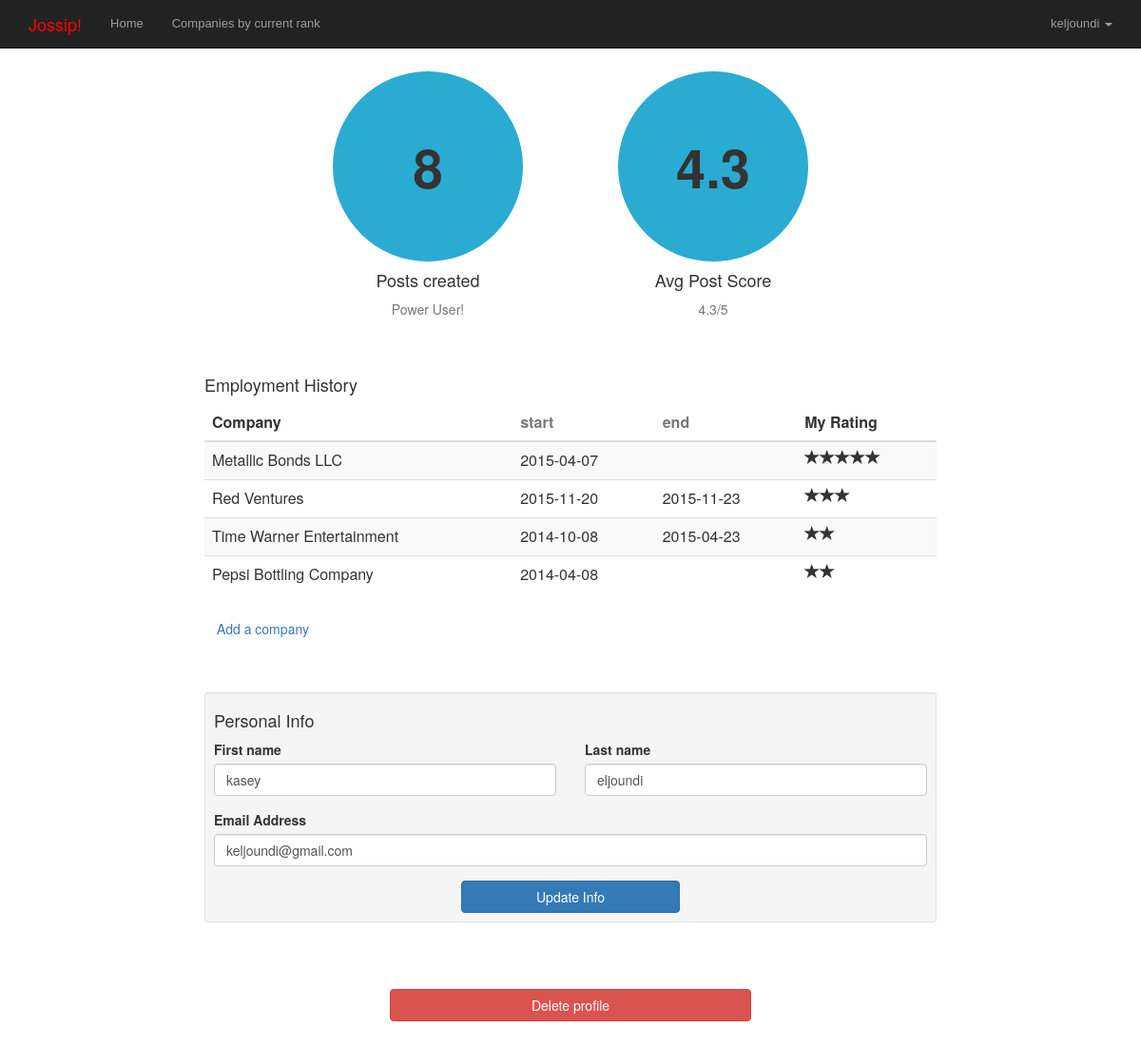
The app's page /profile.php (signed in) with its own data.
### tables this page shows
CREATE TABLE IF NOT EXISTS `employment_history` (
  `employment_record_id` int(11) NOT NULL,
  `fk_user_id` int(11) NOT NULL,
  `fk_company_id` int(11) NOT NULL,
  `start_date` date DEFAULT NULL,
  `end_date` date DEFAULT NULL,
  `company_rating` tinyint(4) NOT NULL
);

CREATE TABLE IF NOT EXISTS `company` (
  `company_id` int(8) NOT NULL,
  `company_name` varchar(50) NOT NULL,
  `company_description` varchar(500) DEFAULT NULL
);

CREATE TABLE IF NOT EXISTS `user` (
  `user_id` int(8) NOT NULL,
  `username` varchar(25) NOT NULL,
  `first_name` varchar(50) NOT NULL,
  `last_name` varchar(50) NOT NULL,
  `email` varchar(50) NOT NULL,
  `salt` varchar(255) NOT NULL,
  `password` varchar(255) NOT NULL,
  `registration_time` datetime NOT NULL DEFAULT CURRENT_TIMESTAMP
);

### resources/php/profileFunctions.php (called while the page is built, shortened)
<?php
function getUserInfo($userID){
    try {
        $mysqli = new mysqli("localhost", "root", "eqBZKHCd775HA2fS", "JobGossip");
        $userSQL = "SELECT `first_name`,`last_name`,`email` FROM `User` WHERE `user_id` = ? LIMIT 1";
        $stmt = $mysqli->prepare($userSQL);
        $stmt->bind_param('s', $userID);
        $stmt->execute();
        $result = $stmt->get_result();
    } catch (\Exception $e) {
        echo $e->getMessage(), PHP_EOL;
    }
    return $result;
}
function getCompanyHistory($userID){
    try {
        $mysqli = new mysqli("localhost", "root", "eqBZKHCd775HA2fS", "JobGossip");
        $historySQL = "SELECT `company_name`, `start_date`, `end_date`, `company_rating`
                        FROM `employment_history`
                        LEFT JOIN `company`
                        ON `company`.`company_id` = `employment_history`.`fk_company_id`
                        WHERE `fk_user_id` = ?";
        $stmt = $mysqli->prepare($historySQL);
        $stmt->bind_param('s', $userID );
        $stmt->execute();
        $historyResults = $stmt->get_result();
    } catch (\Exception $e) {
        echo $e->getMessage(), PHP_EOL;
    }
    return $historyResults;
}
function getPostCount($mysqli, $userID){
    $positionPQuery = $mysqli->query("SELECT COUNT(`post_id`) as 'count' FROM `position_post` WHERE `fk_user_id` = ".$userID);
    $companyPQuery = $mysqli->query("SELECT COUNT(`post_id`) as 'count' FROM `company_post` WHERE `fk_user_id` = ".$userID);
    $ppCount = $positionPQuery->fetch_assoc()["count"];
    $cpCount = $companyPQuery->fetch_assoc()["count"];
    return (intval($ppCount) + intval($cpCount));
}
?>

### profile.php (the view, shortened to what this page needs)
<?php
require '/resources/php/profileFunctions.php';
$mysqli = createDBConnection();
$history = getCompanyHistory($_SESSION['user_id']);
$userInfo = getUserInfo($_SESSION['user_id']);
$userInfo = $userInfo->fetch_assoc();
$positionCount = getPostCount($mysqli, $_SESSION['user_id']);
?>
<html lang="en" xmlns="http://www.w3.org/1999/html">
<head>
    <link rel="stylesheet" href="/vendors/jquery-ui-1.11.4/jquery-ui.min.css" />
    <link rel="stylesheet" href="/vendors/bootstrap-3.3.5-dist/css/bootstrap.min.css" />
    <link rel="stylesheet" type="text/css" href="/resources/css/jgStyle.css" />
    <link rel="stylesheet" type="text/css" href="/resources/css/jossstyle.css" />
    <link rel="stylesheet" type="text/css" href="/resources/css/profile.css" />
</head>
<body>
    <?php
    include './resources/php/navbar.php';
    ?>
    <div class="container-fluid">
        <div class="row profile-header-row">
            <div class="col-xs-6 col-sm-3 col-sm-offset-3 profile-header">
                <div class="large-circle"><p><?php echo $positionCount; ?></p></div>
                <h4>Posts created</h4>
                <span class="text-muted">Power User!</span>
            </div>
            <div class="col-xs-6 col-sm-3 profile-header">
                <div class="large-circle"><p>4.3</p></div>
                <h4>Avg Post Score</h4>
                <span class="text-muted">4.3/5</span>
            </div>
        </div>
        <div class="row" id="employmentHistory">
            <div class="col-md-8 col-md-offset-2">
                <h4>Employment History</h4>
                <table class="table table-striped">
                    <thead>
                        <th>Company</th>
                        <th class="text-muted">start</th>
                        <th class="text-muted">end</th>
                        <th>My Rating</th>
                    </thead>
                    <tbody>
                        <?php
                        while($company = $history->fetch_assoc()){
                            echo '<tr>
                                    <td>',$company['company_name'],'</td>
                                    <td>',$company['start_date'],'</td>
                                    <td>',$company['end_date'],'</td>
                                    <td>';
                                        for($i=0;$i<$company['company_rating'];$i++){
                                            echo '<span class="glyphicon glyphicon-star"></span>';
                                        };
                            echo    '</td>
                                </tr>';
                        }
                        ?>
                    </tbody>
                </table>
                <button class="btn btn-link" id="showCompanyInput">Add a company</button>
                <br />
            </div>
        </div>
        <div class="row" id="personalInfo">
            <div class="col-md-8 col-md-offset-2">
                <div class="well well-sm">
                    <h4>Personal Info</h4>
                    <div class="row">
                        <div class="form-group col-sm-6">
                            <label>First name</label>
                            <input type="text" class="form-control" name="first_name" id="first_name" value="<?php echo $userInfo['first_name']; ?>" />
                        </div>
                        <div class="form-group col-sm-6">
                            <label>Last name</label>
                            <input type="text" class="form-control" name="last_name" id="last_name" value="<?php echo $userInfo['last_name']; ?>" />
                        </div>
                    </div>
                    <div class="form-group">
                        <label for="email">Email Address</label>
                        <input type="text" class="form-control" name="email" id="email" placeholder="Email Address" value="<?php echo $userInfo['email']; ?>" />
                    </div>
                    <div class="row">
                        <div class="col-sm-4 col-sm-offset-4"><button class="btn btn-primary btn-block" id="saveUserInfo">Update Info</button></div>
                        <div class="col-sm-4"><div class="alert alert-success text-center" id="userInfoSavedAlert">Saved!</div></div>
                    </div>
                    </div>
                </div>
            </div>
        </div>
        <div class="row">
            <div class="col-sm-4 col-sm-offset-4"><button class="btn btn-danger btn-block" id="deleteUser">Delete profile</button></div>
        </div>
</body>
</html>

### resources/php/navbar.php (shortened to what this page needs)
<nav class="navbar navbar-inverse navbar-fixed-top">
    <div class="container">
        <div class="navbar-header">
            <ul class="nav navbar-brand">
                <li style="color:red">Jossip!</li>
            </ul>
        </div>
        <div id="navbar" class="collapse navbar-collapse">
            <ul class="nav navbar-nav">
                <li><a href="/index.php">Home</a></li>
                <li><a href="/browsecos.php">Companies by current rank</a></li>
            </ul>
            <ul class="nav navbar-nav navbar-right">
                <li class="dropdown">
                    <a href="#" class="dropdown-toggle" data-toggle="dropdown" role="button" aria-haspopup="true" aria-expanded="false"><?php echo isset($_SESSION['JobGossipLogin']) ? $_SESSION['user'] :  "Guest";  ?> <span class="caret"></span></a>
                </li>
            </ul>
        </div>
    </div>
</nav>

### resources/css/jossstyle.css (style rules this page uses)
body { background-color: #FFFFFF; padding-top: 50px; }
ul { padding: 0; list-style-type: none; font-size: small; }
a { text-decoration: none; font-family: Helvetica, Arial, sans-serif; }

### resources/css/profile.css (style rules this page uses)
.profile-header-row { margin-top: 25px; }
.profile-header { text-align: center; }
.large-circle { height: 200px; width: 200px; border-radius: 50%; background-color: #2aabd2; margin: auto; position: relative; }
.large-circle > p { position: absolute; top: 50%; left: 50%; margin-right: -50%; transform: translate(-50%, -50%); font-size: 4em; font-weight: bold; }
body { padding-bottom: 50px; }
#employmentHistory { margin-top: 50px; }
#personalInfo { margin-top: 50px; }
#deleteUser { margin-top: 50px; }

### records on screen
employment_history: fk_company.company_name "Metallic Bonds LLC", start_date "2015-04-07", company_rating 5 (drawn)
employment_history: fk_company.company_name "Red Ventures", start_date "2015-11-20", end_date "2015-11-23", company_rating 3 (drawn)
employment_history: fk_company.company_name "Time Warner Entertainment", start_date "2014-10-08", end_date "2015-04-23", company_rating 2 (drawn)
employment_history: fk_company.company_name "Pepsi Bottling Company", start_date "2014-04-08", company_rating 2 (drawn)
user: first_name "kasey", last_name "eljoundi", email "keljoundi@gmail.com"

### other values on screen
$_SESSION['user'] "keljoundi"
$positionCount "8"
